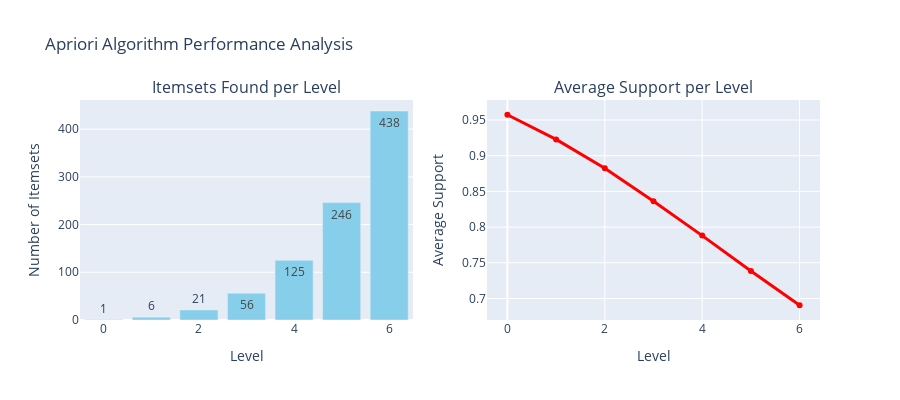

Notebook code cell kept with this figure:
### Code cell
# Cell 9: Visualize algorithm performance
levels = list(apriori.level_results.keys())
itemset_counts = [len(apriori.level_results[level]) for level in levels]
avg_supports = [np.mean(list(apriori.level_results[level].values())) if apriori.level_results[level] else 0 
               for level in levels]

# Create subplots for algorithm analysis
fig = make_subplots(
    rows=1, cols=2,
    subplot_titles=['Itemsets Found per Level', 'Average Support per Level']
)

# Itemsets per level
fig.add_trace(
    go.Bar(x=levels, y=itemset_counts, name="Itemsets", 
           marker_color='skyblue', text=itemset_counts, textposition='auto'),
    row=1, col=1
)

# Average support per level
fig.add_trace(
    go.Scatter(x=levels, y=avg_supports, mode='lines+markers', 
              name="Avg Support", line=dict(color='red', width=3)),
    row=1, col=2
)

fig.update_layout(
    height=400,
    title_text="Apriori Algorithm Performance Analysis",
    showlegend=False
)

fig.update_xaxes(title_text="Level", row=1, col=1)
fig.update_yaxes(title_text="Number of Itemsets", row=1, col=1)
fig.update_xaxes(title_text="Level", row=1, col=2)
fig.update_yaxes(title_text="Average Support", row=1, col=2)

fig.show()

# Save the plot as PNG (with error handling)
try:
    pio.write_image(fig, "final_results/plots/03_algorithm_performance.png", width=1200, height=400, scale=2)
    print("💾 Plot saved as: final_results/plots/03_algorithm_performance.png")
except ValueError as e:
    if "kaleido" in str(e):
        print("⚠️  Kaleido not available. Saving as HTML instead...")
        fig.write_html("final_results/plots/03_algorithm_performance.html")
        print("💾 Plot saved as: final_results/plots/03_algorithm_performance.html")
    else:
        print(f"❌ Error saving plot: {e}")

print("📈 Algorithm performance visualization complete!")

### Figure 1 — Plotly figure (JSON) as saved in the notebook; plotly's stock layout.template omitted (floating-point values rounded to 4 significant figures)
{"data": [{"marker": {"color": "skyblue"}, "name": "Itemsets", "text": ["1", "6", "21", "56", "125", "246", "438"], "textposition": "auto", "type": "bar", "x": [0, 1, 2, 3, 4, 5, 6], "xaxis": "x", "y": [1, 6, 21, 56, 125, 246, 438], "yaxis": "y"}, {"line": {"color": "red", "width": 3}, "mode": "lines+markers", "name": "Avg Support", "type": "scatter", "x": [0, 1, 2, 3, 4, 5, 6], "xaxis": "x2", "y": [0.9573, 0.9228, 0.8824, 0.836, 0.788, 0.7385, 0.6905], "yaxis": "y2"}], "layout": {"annotations": [{"font": {"size": 16}, "showarrow": false, "text": "Itemsets Found per Level", "x": 0.225, "xanchor": "center", "xref": "paper", "y": 1, "yanchor": "bottom", "yref": "paper"}, {"font": {"size": 16}, "showarrow": false, "text": "Average Support per Level", "x": 0.775, "xanchor": "center", "xref": "paper", "y": 1, "yanchor": "bottom", "yref": "paper"}], "height": 400, "showlegend": false, "title": {"text": "Apriori Algorithm Performance Analysis"}, "xaxis": {"anchor": "y", "domain": [0, 0.45], "title": {"text": "Level"}}, "xaxis2": {"anchor": "y2", "domain": [0.55, 1], "title": {"text": "Level"}}, "yaxis": {"anchor": "x", "domain": [0, 1], "title": {"text": "Number of Itemsets"}}, "yaxis2": {"anchor": "x2", "domain": [0, 1], "title": {"text": "Average Support"}}}}
